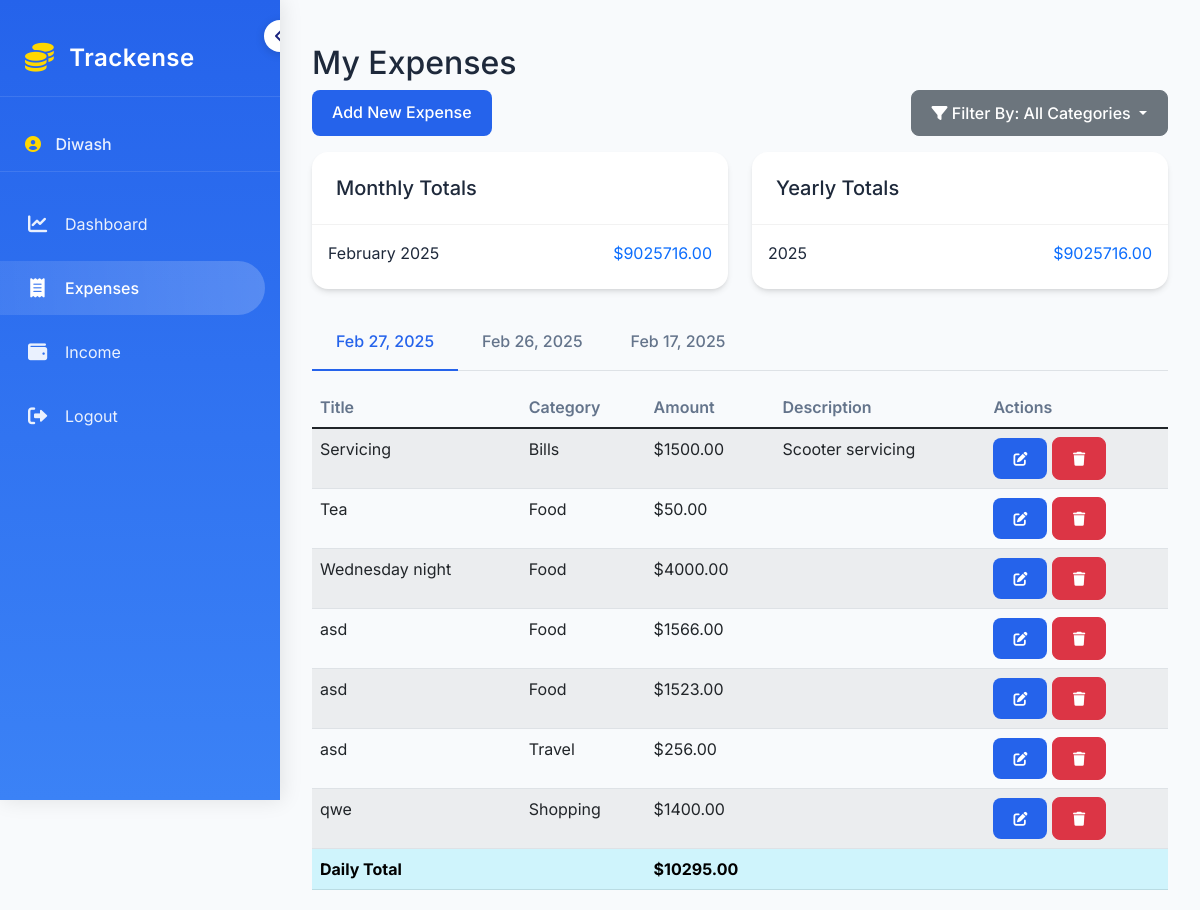
Page /expenses/ (signed in) on the earlier database version.
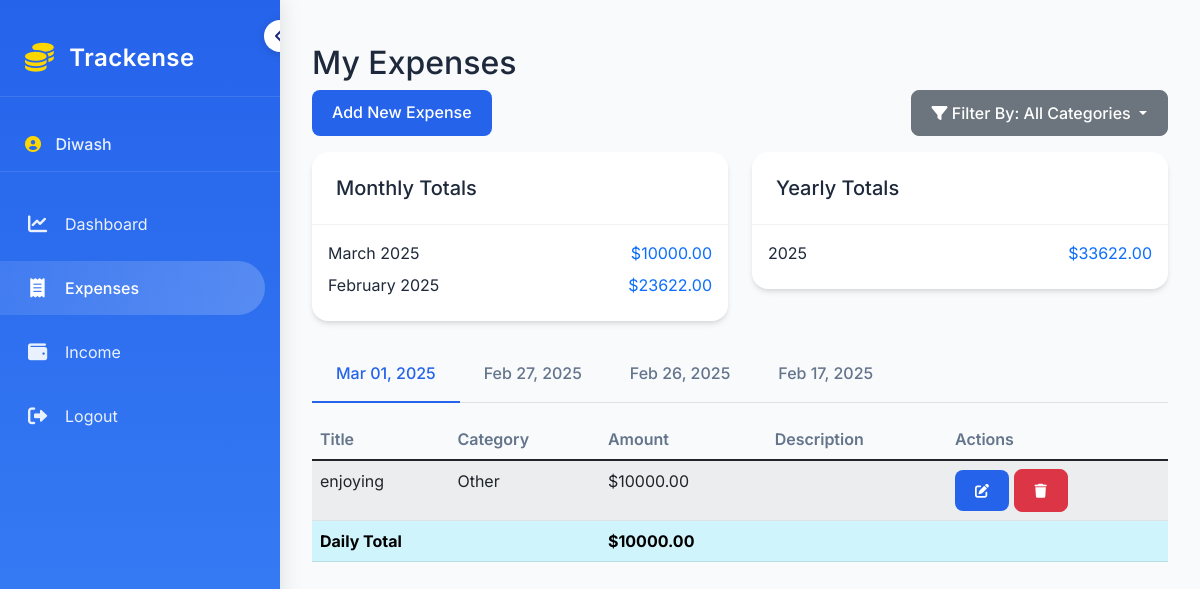
Same page on the later database version.
### trackense/models.py (models this page shows, shortened)
class Expense(models.Model):
    CATEGORY_CHOICES = [
        ('Food', 'Food'),
        ('Travel', 'Travel'),
        ('Shopping', 'Shopping'),
        ('Entertainment', 'Entertainment'),
        ('Bills', 'Bills'),
        ('Other', 'Other'),
    ]
    CATEGORY_ICONS = {
        'Food': 'fas fa-utensils',
        'Travel': 'fas fa-plane',
        'Shopping': 'fas fa-shopping-cart',
        'Entertainment': 'fas fa-film',
        'Bills': 'fas fa-file-invoice-dollar',
        'Other': 'fas fa-box',
    }
    title = models.CharField(max_length=100)
    amount = models.DecimalField(max_digits=10, decimal_places=2)
    category = models.CharField(max_length=20, choices=CATEGORY_CHOICES)
    date = models.DateField()
    description = models.TextField(blank=True)
    user = models.ForeignKey(User, on_delete=models.CASCADE)
    created_at = models.DateTimeField(auto_now_add=True)
    class Meta:
        ordering = ['-date', '-created_at']

### trackense/views.py (the view)
# urls.py: path('expenses/', views.expense_list, name='expense_list'),
@login_required
def expense_list(request):
    expenses = Expense.objects.filter(user=request.user).order_by('-date')
    category = request.GET.get('category')
    if category:
        expenses = expenses.filter(category=category)
    monthly_totals = expenses.annotate(
        month=TruncMonth('date')
    ).values('month').annotate(
        total=Sum('amount')
    ).order_by('-month')
    yearly_totals = expenses.annotate(
        year=TruncYear('date')
    ).values('year').annotate(
        total=Sum('amount')
    ).order_by('-year')
    grouped_expenses = {}
    date_totals = {}
    for expense in expenses:
        date = expense.date
        if date not in grouped_expenses:
            grouped_expenses[date] = []
        grouped_expenses[date].append(expense)
        if date not in date_totals:
            date_totals[date] = 0
        date_totals[date] += float(expense.amount)
    context = {
        'grouped_expenses': grouped_expenses,
        'totals': date_totals,
        'monthly_totals': monthly_totals,
        'yearly_totals': yearly_totals,
        'expense_categories': Expense.CATEGORY_CHOICES,
        'income_categories': Income.CATEGORY_CHOICES,
        'selected_category': category,
    }
    return render(request, 'trackense/expense_list.html', context)

### trackense/templatetags/custom_tags.py (called while the page is built)
@register.filter
def get_item(dictionary, key):
    if isinstance(dictionary, dict):
        return dictionary.get(key, '')
    return ''

### trackense/templates/trackense/expense_list.html (shortened to what this page needs)
{% extends 'base.html' %}
{% load custom_tags %}
{% block content %}
<div class="container mt-4 fade-in">
    <h2>My Expenses</h2>
    <div class="d-flex justify-content-between mb-3">
        <a href="{% url 'add_expense' %}" class="btn btn-primary">Add New Expense</a>
        <form method="get" class="d-flex">
            <div class="dropdown">
                <button class="btn btn-secondary dropdown-toggle" type="button" id="categoryDropdown" data-bs-toggle="dropdown" aria-expanded="false">
                    <i class="fas fa-filter"></i> Filter By:
                    {% if selected_category %}
                        {{ selected_category|get_item:expense_categories }}
                    {% else %}
                        All Categories
                    {% endif %}
                </button>
            </div>
        </form>
    </div>
    {% if not grouped_expenses %}
        <div class="alert alert-info">
            No expenses found. Add your first expense using the button above!
        </div>
    {% else %}
        <div class="row mb-4">
            <div class="col-md-6">
                <div class="card">
                    <div class="card-header">
                        <h5 class="mb-0">Monthly Totals</h5>
                    </div>
                    <div class="card-body">
                        {% for monthly in monthly_totals|slice:":3" %}
                            <div class="d-flex justify-content-between align-items-center mb-2">
                                <span>{{ monthly.month|date:"F Y" }}</span>
                                <span class="text-primary">${{ monthly.total|floatformat:2 }}</span>
                            </div>
                        {% endfor %}
                    </div>
                </div>
            </div>
            <div class="col-md-6">
                <div class="card">
                    <div class="card-header">
                        <h5 class="mb-0">Yearly Totals</h5>
                    </div>
                    <div class="card-body">
                        {% for yearly in yearly_totals %}
                            <div class="d-flex justify-content-between align-items-center mb-2">
                                <span>{{ yearly.year|date:"Y" }}</span>
                                <span class="text-primary">${{ yearly.total|floatformat:2 }}</span>
                            </div>
                        {% endfor %}
                    </div>
                </div>
            </div>
        </div>
        {% if grouped_expenses %}
            <ul class="nav nav-tabs" id="expenseTabs" role="tablist">
                {% for date, expenses in grouped_expenses.items %}
                    <li class="nav-item" role="presentation">
                        <button class="nav-link {% if forloop.first %}active{% endif %}"
                                id="tab-{{ date|date:'Y-m-d' }}"
                                data-bs-toggle="tab"
                                data-bs-target="#content-{{ date|date:'Y-m-d' }}"
                                type="button"
                                role="tab">
                            {{ date|date:"M d, Y" }}
                        </button>
                    </li>
                {% endfor %}
            </ul>
            <div class="tab-content" id="expenseTabsContent">
                {% for date, expenses in grouped_expenses.items %}
                    <div class="tab-pane fade {% if forloop.first %}show active{% endif %}"
                         id="content-{{ date|date:'Y-m-d' }}"
                         role="tabpanel">
                        <div class="table-responsive mt-3">
                            <table class="table table-striped">
                                <thead>
                                    <tr>
                                        <th>Title</th>
                                        <th>Category</th>
                                        <th>Amount</th>
                                        <th>Description</th>
                                        <th>Actions</th>
                                    </tr>
                                </thead>
                                <tbody>
                                    {% for expense in expenses %}
                                        <tr>
                                            <td>{{ expense.title }}</td>
                                            <td>{{ expense.category }}</td>
                                            <td>${{ expense.amount|floatformat:2 }}</td>
                                            <td>{{ expense.description }}</td>
                                            <td>
                                                <a href="{% url 'edit_expense' expense.pk %}" class="btn btn-sm btn-primary">
                                                    <i class="fas fa-edit"></i>
                                                </a>
                                                <button class="btn btn-sm btn-danger"
                                                        onclick="confirmDelete('{% url 'delete_expense' expense.pk %}')">
                                                    <i class="fas fa-trash"></i>
                                                </button>
                                            </td>
                                        </tr>
                                    {% endfor %}
                                    <tr class="table-info">
                                        <td colspan="2"><strong>Daily Total</strong></td>
                                        <td colspan="3"><strong>${{ totals|get_item:date|floatformat:2 }}</strong></td>
                                    </tr>
                                </tbody>
                            </table>
                        </div>
                    </div>
                {% endfor %}
            </div>
        {% endif %}
    {% endif %}
</div>
{% endblock %}

### templates/base.html (shortened to what this page needs)
<!DOCTYPE html>
<html lang="en">
<head>
    {% load static %}
    <link href="https://cdn.jsdelivr.net/npm/bootstrap@5.1.3/dist/css/bootstrap.min.css" rel="stylesheet">
    <link href="https://cdnjs.cloudflare.com/ajax/libs/font-awesome/6.0.0-beta3/css/all.min.css" rel="stylesheet">
    <link href="{% static 'css/custom.css' %}" rel="stylesheet">
</head>
<body>
    {% block body %}
    <nav class="sidebar" id="sidebar" aria-expanded="true">
        <button class="toggle-btn"
                type="button"
                aria-label="Collapse Sidebar"
                title="Toggle Sidebar">
            <i class="fas fa-chevron-left" id="toggle-icon"></i>
        </button>
        <div class="brand-section">
            <a href="{% url 'dashboard' %}" title="Trackense">
                <i class="fas fa-coins"></i>
                <span>Trackense</span>
            </a>
        </div>
        {% if user.is_authenticated %}
        <div class="user-section">
            <i class="fas fa-user-circle"></i>
            <span>{{ user.username }}</span>
        </div>
        {% endif %}
        <div class="nav flex-column">
            <a class="nav-link {% if request.resolver_match.url_name == 'dashboard' %}active{% endif %}"
               href="{% url 'dashboard' %}"
               title="Dashboard">
                <i class="fas fa-chart-line"></i>
                <span>Dashboard</span>
            </a>
            <a class="nav-link {% if request.resolver_match.url_name == 'expense_list' %}active{% endif %}"
               href="{% url 'expense_list' %}"
               title="Expenses">
                <i class="fas fa-receipt"></i>
                <span>Expenses</span>
            </a>
            <a class="nav-link {% if request.resolver_match.url_name == 'income_list' %}active{% endif %}"
               href="{% url 'income_list' %}"
               title="Income">
                <i class="fas fa-wallet"></i>
                <span>Income</span>
            </a>
            {% if user.is_authenticated %}
                <form method="post" action="{% url 'logout' %}" class="mt-auto">
                    <button type="submit" class="nav-link border-0 bg-transparent w-100 text-start" title="Logout">
                        <i class="fas fa-sign-out-alt"></i>
                        <span>Logout</span>
                    </button>
                </form>
            {% endif %}
        </div>
    </nav>
    <main class="main-content" id="main-content">
        {% block content %}
        {% endblock %}
    </main>
    {% endblock %}
</body>
</html>

### static/css/custom.css (style rules this page uses)
:root { --primary-color: #2563eb; --secondary-color: #3b82f6; --success-color: #10b981; --danger-color: #ef4444; --background-color: #f8fafc; --card-background: #ffffff; --text-primary: #1e293b; --text-secondary: #64748b; }
body { background-color: var(--background-color); color: var(--text-primary); font-family: 'Inter', sans-serif; }
html, body { height: 100%; margin: 0; padding: 0; }
.sidebar { height: 100vh; background: linear-gradient(180deg, var(--primary-color) 0%, var(--secondary-color) 100%); padding-top: 20px; position: fixed; left: 0; width: 280px; transition: all 0.4s cubic-bezier(0.4, 0, 0.2, 1); box-shadow: 2px 0 20px rgba(0, 0, 0, 0.1); backdrop-filter: blur(10px); z-index: 1000; overflow-x: hidden; transform: translateX(0); }
.sidebar .nav-link { color: rgba(255, 255, 255, 0.9); padding: 15px 25px; display: flex; align-items: center; gap: 15px; white-space: nowrap; transition: all 0.3s; border-radius: 0 30px 30px 0; margin: 5px 0; margin-right: 15px; }
.sidebar .nav-link i { font-size: 1.2rem; min-width: 25px; text-align: center; transition: transform 0.3s; }
.sidebar .nav-link.active { background: linear-gradient(90deg, rgba(255, 255, 255, 0.1) 0%, rgba(255, 255, 255, 0.2) 100%); color: #fff; font-weight: 500; }
.sidebar .nav-link span { opacity: 1; transition: opacity 0.3s ease, transform 0.3s ease; transform: translateX(0); }
.sidebar .nav-link span, .sidebar .brand-section span, .sidebar .user-section span { opacity: 1; transition: all 0.3s ease; white-space: nowrap; }
.brand-section { padding: 20px 25px; border-bottom: 1px solid rgba(255, 255, 255, 0.1); margin-bottom: 20px; }
.brand-section a { color: #fff; text-decoration: none; font-size: 1.5rem; display: flex; align-items: center; gap: 15px; font-weight: 600; letter-spacing: 0.5px; }
.brand-section i { font-size: 1.8rem; color: #ffd700; }
.main-content { margin-left: 280px; padding: 20px; transition: margin-left 0.3s ease; width: calc(100% - 280px); }
.toggle-btn { position: absolute; right: -16px; top: 20px; background: #ffffff; color: #1a237e; border: none; border-radius: 50%; width: 32px; height: 32px; display: flex; align-items: center; justify-content: center; cursor: pointer; z-index: 1001; transition: all 0.3s cubic-bezier(0.4, 0, 0.2, 1); box-shadow: 0 2px 10px rgba(0, 0, 0, 0.15); left: auto; transform: rotate(0); transition: transform 0.4s cubic-bezier(0.4, 0, 0.2, 1); }
.toggle-btn i { transition: transform 0.4s cubic-bezier(0.4, 0, 0.2, 1); }
.sidebar .user-section { padding: 15px 25px; margin-bottom: 20px; border-bottom: 1px solid rgba(255, 255, 255, 0.1); }
.sidebar .user-section i { color: #ffd700; margin-right: 10px; }
.sidebar .user-section span { color: rgba(255, 255, 255, 0.9); font-weight: 500; }
.fade-in { animation: fadeIn 0.5s ease-out; }
.card { border: none; border-radius: 1rem; background: var(--card-background); box-shadow: 0 4px 6px -1px rgb(0 0 0 / 0.1), 0 2px 4px -2px rgb(0 0 0 / 0.1); transition: all 0.3s ease; }
.card-header { background: transparent; border-bottom: 1px solid rgba(0, 0, 0, 0.05); padding: 1.5rem; }
.card-body { padding: 1.5rem; }
.btn { padding: 0.625rem 1.25rem; border-radius: 0.5rem; font-weight: 500; transition: all 0.3s ease; }
.btn-primary { background: var(--primary-color); border: none; }
.table { margin: 0; }
.table th { border-top: none; font-weight: 600; color: var(--text-secondary); }
.nav-tabs .nav-link { border: none; color: var(--text-secondary); padding: 1rem 1.5rem; font-weight: 500; transition: all 0.3s ease; }
.nav-tabs .nav-link.active { color: var(--primary-color); border-bottom: 2px solid var(--primary-color); background: transparent; }
@media (max-width: 1200px) { .card-body { padding: 1rem; } }

Differences in the rows shown:
no longer on one of the page's lists (row edited): Expense: title "Servicing", category "Bills", amount "1500.00", description "Scooter servicing", date "10295.00"
no longer on this page (row unchanged): Expense: title "Tea", category "Food", amount "50.00", shown under "10295.00"
no longer on this page (row unchanged): Expense: title "Wednesday night", category "Food", amount "4000.00", shown under "10295.00"
removed Expense: title "asd", category "Food", amount "1566.00", shown under "10295.00"
removed Expense: title "asd", category "Food", amount "1523.00", shown under "10295.00"
removed Expense: title "asd", category "Travel", amount "256.00", shown under "10295.00"
removed Expense: title "qwe", category "Shopping", amount "1400.00", shown under "10295.00"
added Expense: date "Mar 01, 2025", title "enjoying", category "Other", amount "10000.00", date "10000.00"
Other differences:
new list line: "March 2025 $ 10000.00"
new list line: "February 2025 $ 23622.00"
new list line: "2025 $ 33622.00"
list line gone: "February 2025 $ 9025716.00"
list line gone: "2025 $ 9025716.00"
